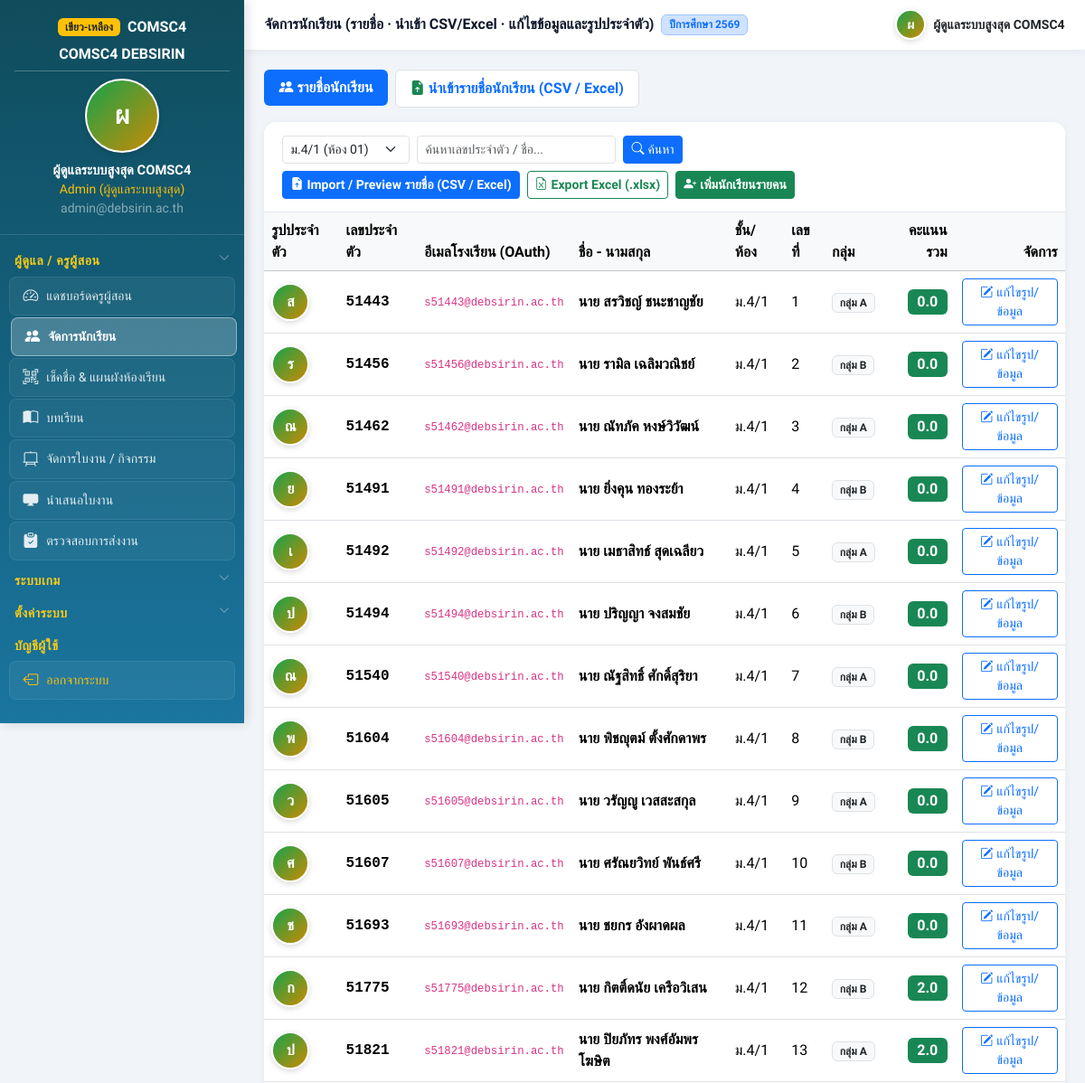
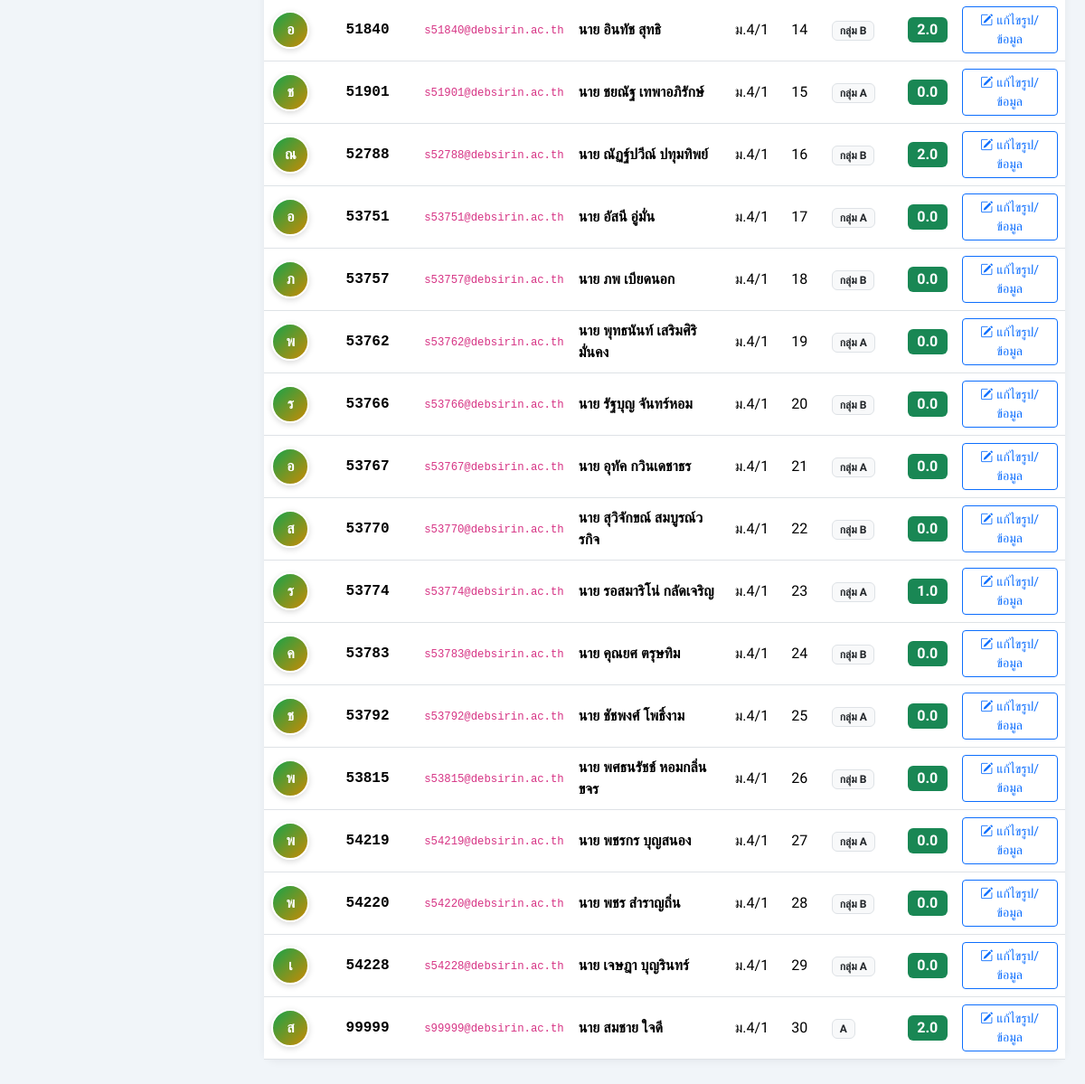
The app's page /teacher/students/ (signed in), older data (2 pictures, top to bottom).
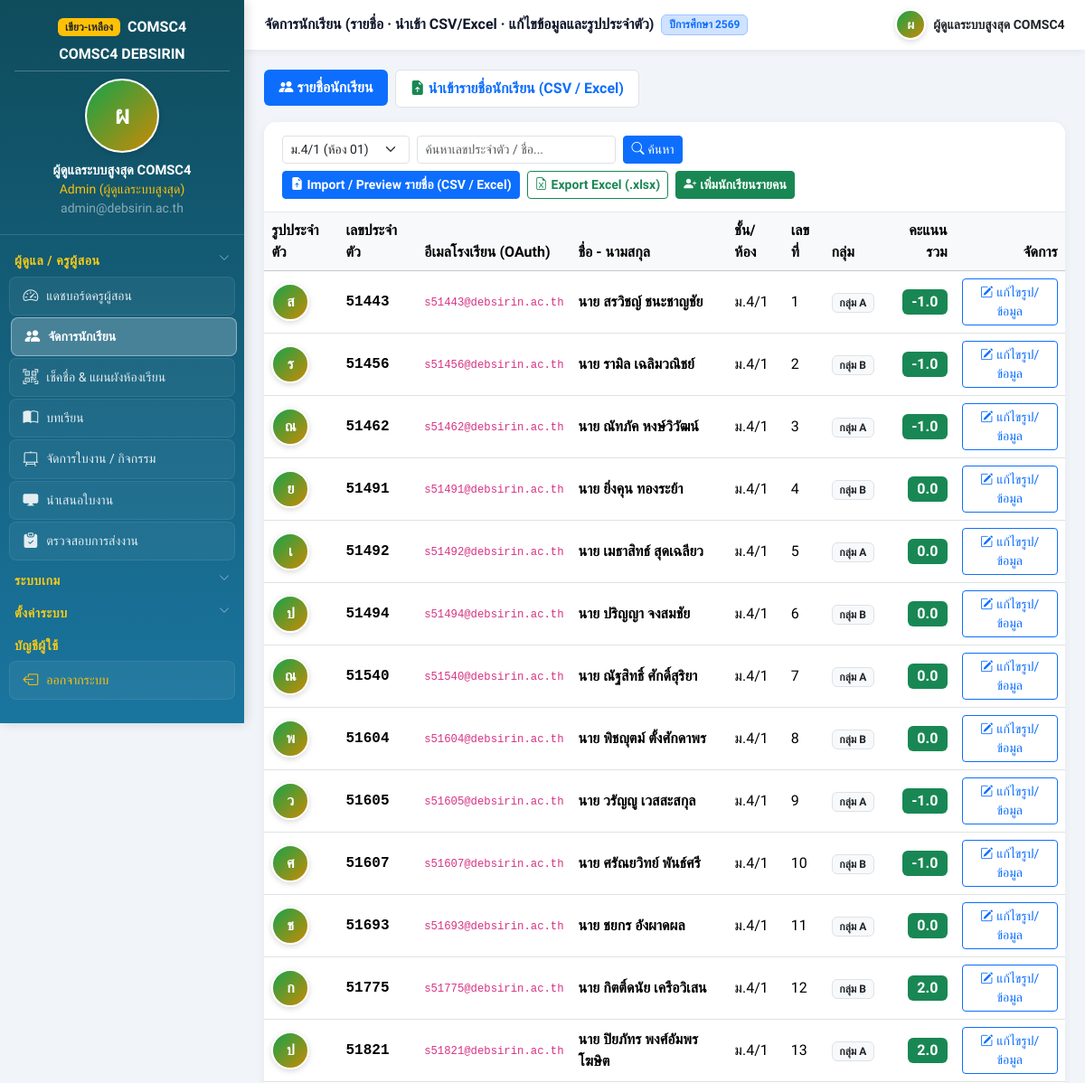
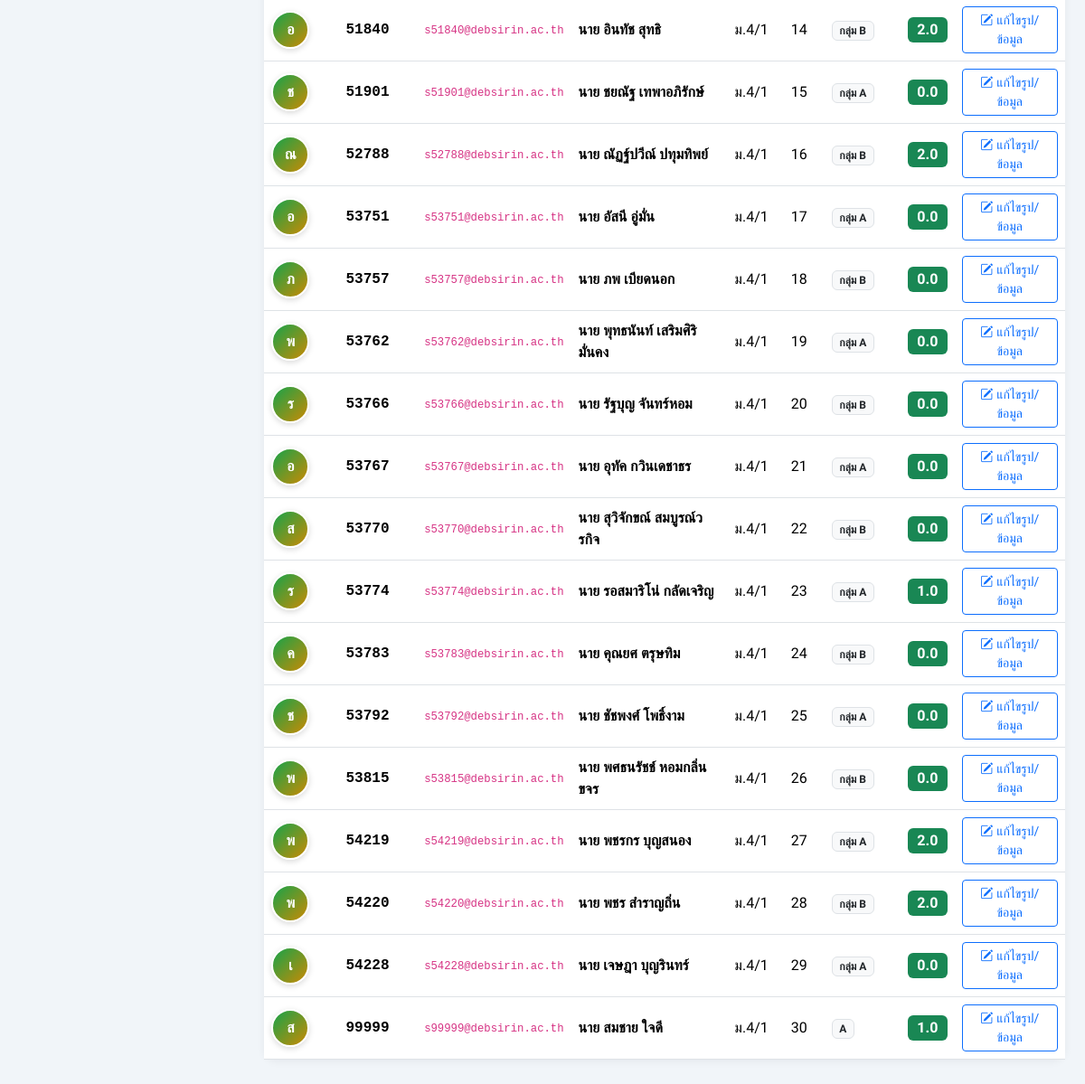
The same page, newer data (2 pictures, top to bottom).
### core/models.py (models this page shows, shortened)
class User(AbstractBaseUser, PermissionsMixin):
    ROLE_ADMIN = 'admin'
    ROLE_TEACHER = 'teacher'
    ROLE_STUDENT = 'student'
    ROLE_CHOICES = [
        (ROLE_ADMIN, 'Admin (ผู้ดูแลระบบสูงสุด)'),
        (ROLE_TEACHER, 'ผู้ดูแล / ครูผู้สอน'),
        (ROLE_STUDENT, 'นักเรียน'),
    ]
    username = models.CharField('ชื่อผู้ใช้ / รหัสอ้างอิง', max_length=100, unique=True)
    student_id = models.CharField('เลขประจำตัวนักเรียน (5 หลัก)', max_length=15, null=True, blank=True, db_index=True)
    email = models.EmailField('อีเมลโรงเรียน (@debsirin.ac.th)', max_length=150, blank=True, db_index=True)
    title_prefix = models.CharField('คำนำหน้า', max_length=30, blank=True)
    first_name = models.CharField('ชื่อ', max_length=150, blank=True)
    last_name = models.CharField('นามสกุล', max_length=150, blank=True)
    classroom = models.ForeignKey(
        'Classroom', null=True, blank=True, on_delete=models.SET_NULL,
        related_name='students', verbose_name='ชั้น/ห้อง'
    )
    room_code = models.CharField('รหัสห้อง (เช่น 01-14)', max_length=20, blank=True, db_index=True)
    class_number = models.PositiveIntegerField('เลขที่', default=0, db_index=True)
    group_name = models.CharField('กลุ่มเรียน/กลุ่มย่อย', max_length=50, blank=True, default='A')
    role = models.CharField('บทบาท', max_length=15, choices=ROLE_CHOICES, default=ROLE_STUDENT, db_index=True)
    academic_year = models.CharField('ปีการศึกษา', max_length=20, blank=True, default='2569', db_index=True)
    profile_photo = models.ImageField('รูปประจำตัว', upload_to='profiles/', null=True, blank=True)
    total_score = models.FloatField('คะแนนรวม', default=0.0, db_index=True)
    allow_google_oauth = models.BooleanField('อนุญาตล็อกอินด้วย Google OAuth', default=True)
    allow_password_login = models.BooleanField('อนุญาตล็อกอินด้วยรหัสผ่าน (กรณีพิเศษ)', default=False)
    current_session_key = models.CharField('Session ปัจจุบัน', max_length=100, blank=True)
    current_device_info = models.CharField('อุปกรณ์ปัจจุบัน', max_length=255, blank=True)
    is_active = models.BooleanField('เปิดใช้งาน', default=True)
    created_at = models.DateTimeField(auto_now_add=True)
    updated_at = models.DateTimeField(auto_now=True)
    objects = UserManager()
    USERNAME_FIELD = 'username'
    REQUIRED_FIELDS = []
    class Meta:
        verbose_name = 'ผู้ใช้'
        verbose_name_plural = 'ผู้ใช้'
        ordering = ['room_code', 'class_number', 'student_id', 'username']
        constraints = [
            models.UniqueConstraint(
                fields=['student_id', 'academic_year'],
                condition=Q(role='student', student_id__isnull=False) & ~Q(student_id=''),
                name='uniq_student_id_per_academic_year',
            ),
        ]
    def get_full_name(self):
        parts = [self.title_prefix, self.first_name, self.last_name]
        name = ' '.join(p.strip() for p in parts if p and p.strip())
        return name or self.username
    @property
    def room_display(self):
        if self.classroom:
            return self.classroom.name
        if self.room_code:
            return f'ม.4/{int(self.room_code)}' if self.room_code.isdigit() else self.room_code
        return '-'
    @property
    def is_admin_role(self):
        return self.role == self.ROLE_ADMIN
    @property
    def is_teacher_role(self):
        return self.role in (self.ROLE_ADMIN, self.ROLE_TEACHER)
    @property
    def is_student_role(self):
        return self.role == self.ROLE_STUDENT
    @property
    def avatar_url(self):
        if self.profile_photo:
            try:
                return self.profile_photo.url
            except Exception:
                pass
        if hasattr(self, 'profile_record') and self.profile_record.profile_image_url:
            return self.profile_record.profile_image_url
        return ''
    @property
    def avatar_initial(self):
        if self.first_name:
            return self.first_name[0].upper()
        if self.username:
            return self.username[0].upper()
        return 'S'

class Classroom(models.Model):
    BOARD_BOTTOM = 'bottom'
    BOARD_TOP = 'top'
    BOARD_CHOICES = [
        (BOARD_BOTTOM, 'กระดานดำ / หน้าชั้นเรียนอยู่ด้านล่างสุด (มุมมองจากหลังห้องไปหน้าห้อง)'),
        (BOARD_TOP, 'กระดานดำ / หน้าชั้นเรียนอยู่ด้านบนสุด'),
    ]
    code = models.CharField('รหัสห้อง (เช่น 01)', max_length=10, unique=True)
    name = models.CharField('ชื่อห้องเรียน (เช่น ม.4/1)', max_length=100)
    grade_level = models.CharField('ระดับชั้น', max_length=20, default='4')
    lab_room = models.ForeignKey(
        LabRoomLayout, null=True, blank=True, on_delete=models.SET_NULL,
        related_name='classrooms', verbose_name='แผนผังห้องที่ใช้เรียน'
    )
    seat_rows = models.PositiveSmallIntegerField('จำนวนแถวที่นั่ง', default=6)
    seat_cols = models.PositiveSmallIntegerField('จำนวนคอลัมน์ที่นั่ง', default=7)
    board_position = models.CharField(
        'ตำแหน่งกระดานดำ', max_length=15, choices=BOARD_CHOICES, default=BOARD_BOTTOM
    )
    layout_config = models.TextField(
        'การตั้งค่าผังที่นั่งเพิ่มเติม (JSON: disabled_seats, custom_labels, aisle_cols)',
        blank=True, default='{}'
    )
    is_active = models.BooleanField('เปิดใช้งาน', default=True)
    class Meta:
        ordering = ['code']
        verbose_name = 'ห้องเรียน'
        verbose_name_plural = 'ห้องเรียน'

### core/views.py (the view, shortened to what this page needs)
# urls.py: path('teacher/students/', views.teacher_students_view, name='teacher_students'),
@teacher_required
def teacher_students_view(request):
    cur_yr = get_current_academic_year()
    room_filter = request.GET.get('room', '01')
    q = (request.GET.get('q') or '').strip()
    qs = get_active_students_qs(cur_yr).select_related('classroom')
    if room_filter and room_filter != 'all':
        qs = qs.filter(room_code=room_filter)
    if q:
        qs = qs.filter(
            Q(student_id__icontains=q) | Q(first_name__icontains=q) | Q(last_name__icontains=q) | Q(email__icontains=q)
        )
    if request.GET.get('export') == 'xlsx':
        wb = students_export_workbook(qs.order_by('room_code', 'class_number', 'student_id'))
        return workbook_response(wb, f'รายชื่อนักเรียน_COMSC4_{room_filter}.xlsx')
    students = qs.order_by('room_code', 'class_number', 'student_id')[:200]
    classrooms = Classroom.objects.all()
    return render(request, 'teacher/students.html', {
        'students': students,
        'classrooms': classrooms,
        'selected_room': room_filter,
        'q': q,
    })

### core/models.py (called while the page is built)
    def get_theme_colors(self):
        colors = dict(self.DEFAULT_THEME_COLORS)
        try:
            parsed = json.loads(self.theme_colors_json or '{}')
            if isinstance(parsed, dict):
                for k, v in parsed.items():
                    if k in colors and isinstance(v, str) and re.match(r'^#[0-9a-fA-F]{6}$', v.strip()):
                        colors[k] = v.strip()
        except Exception:
            pass
        return colors

    @classmethod
    def get(cls):
        obj, _ = cls.objects.get_or_create(pk=1)
        return obj

### core/services.py (called while the page is built)
def get_current_academic_year():
    return (SystemSetting.get().current_academic_year or '2569').strip() or '2569'

def get_active_students_qs(academic_year=None, **extra_filters):
    yr = (academic_year or get_current_academic_year()).strip()
    return User.objects.filter(
        role=User.ROLE_STUDENT,
        academic_year=yr,
        is_active=True,
        **extra_filters,
    )

### templates/teacher/students.html (shortened to what this page needs)
{% extends 'base.html' %}
{% block page_header %}จัดการนักเรียน (รายชื่อ · นำเข้า CSV/Excel · แก้ไขข้อมูลและรูปประจำตัว){% endblock %}
{% block content %}
<ul class="nav nav-pills mb-3 gap-2">
  <li class="nav-item">
    <a class="nav-link active fw-bold" href="{% url 'core:teacher_students' %}">
      <i class="bi bi-people-fill me-1"></i>รายชื่อนักเรียน
    </a>
  </li>
  <li class="nav-item">
    <a class="nav-link bg-white border fw-bold" href="{% url 'core:teacher_import_students' %}">
      <i class="bi bi-file-earmark-arrow-up-fill text-success me-1"></i>นำเข้ารายชื่อนักเรียน (CSV / Excel)
    </a>
  </li>
</ul>
<div class="card mb-3">
  <div class="card-header d-flex flex-wrap justify-content-between align-items-center gap-2">
    <form method="get" class="d-flex flex-wrap gap-2 align-items-center">
      <select name="room" class="form-select form-select-sm" style="width:auto;" onchange="this.form.submit()">
        {% for c in classrooms %}
        <option value="{{ c.code }}" {% if c.code == selected_room %}selected{% endif %}>{{ c.name }} (ห้อง {{ c.code }})</option>
        {% endfor %}
      </select>
      <input type="text" name="q" class="form-control form-control-sm" style="width:220px;" placeholder="ค้นหาเลขประจำตัว / ชื่อ..." value="{{ q }}">
      <button type="submit" class="btn btn-sm btn-primary"><i class="bi bi-search me-1"></i>ค้นหา</button>
    </form>
    <div class="d-flex flex-wrap gap-2">
      <a href="{% url 'core:teacher_import_students' %}" class="btn btn-sm btn-primary fw-bold">
        <i class="bi bi-file-earmark-arrow-up-fill me-1"></i>Import / Preview รายชื่อ (CSV / Excel)
      </a>
      <a href="?room={{ selected_room }}&q={{ q }}&export=xlsx" class="btn btn-sm btn-outline-success fw-bold">
        <i class="bi bi-file-earmark-excel me-1"></i>Export Excel (.xlsx)
      </a>
      <button type="button" class="btn btn-sm btn-success fw-bold" data-bs-toggle="modal" data-bs-target="#addStudentModal">
        <i class="bi bi-person-plus-fill me-1"></i>เพิ่มนักเรียนรายคน
      </button>
    </div>
  </div>
  <div class="card-body p-0">
    <div class="table-responsive">
      <table class="table table-hover align-middle mb-0">
        <thead class="table-light">
          <tr>
            <th>รูปประจำตัว</th>
            <th>เลขประจำตัว</th>
            <th>อีเมลโรงเรียน (OAuth)</th>
            <th>ชื่อ - นามสกุล</th>
            <th>ชั้น/ห้อง</th>
            <th>เลขที่</th>
            <th>กลุ่ม</th>
            <th class="text-end">คะแนนรวม</th>
            <th class="text-end">จัดการ</th>
          </tr>
        </thead>
        <tbody>
          {% for st in students %}
          <tr>
            <td>
              {% if st.avatar_url %}
                <img src="{{ st.avatar_url }}" class="avatar-circle" style="width:42px;height:42px;">
              {% else %}
                <span class="avatar-circle" style="width:42px;height:42px;">{{ st.avatar_initial }}</span>
              {% endif %}
            </td>
            <td class="fw-bold font-monospace">{{ st.student_id }}</td>
            <td class="small text-success"><code>{{ st.email }}</code></td>
            <td class="fw-semibold">{{ st.get_full_name }}</td>
            <td>{{ st.room_display }}</td>
            <td>{{ st.class_number }}</td>
            <td><span class="badge bg-light text-dark border">{{ st.group_name }}</span></td>
            <td class="text-end"><span class="badge bg-success fs-6">{{ st.total_score|floatformat:1 }}</span></td>
            <td class="text-end">
              <a href="{% url 'core:teacher_student_edit' st.id %}" class="btn btn-sm btn-outline-primary">
                <i class="bi bi-pencil-square me-1"></i>แก้ไขรูป/ข้อมูล
              </a>
            </td>
          </tr>
          {% empty %}
          <tr><td colspan="9" class="text-center text-muted py-4">ไม่พบข้อมูลนักเรียน</td></tr>
          {% endfor %}
        </tbody>
      </table>
    </div>
  </div>
</div>
{% endblock %}

Row changes from the older to the newer data that the page shows:
changed User "นาย สรวิชญ์ ชนะชาญชัย": total_score "0.0" → "-1.0"
changed User "นาย รามิล เฉลิมวณิชย์": total_score "0.0" → "-1.0"
changed User "นาย ณัทภัค หงษ์วิวัฒน์": total_score "0.0" → "-1.0"
changed User "นาย วรัญญู เวสสะสกุล": total_score "0.0" → "-1.0"
changed User "นาย ศรัณยวิทย์ พันธ์ศรี": total_score "0.0" → "-1.0"
changed User "นาย พชรกร บุญสนอง": total_score "0.0" → "2.0"
changed User "นาย พชร สำราญถิ่น": total_score "0.0" → "2.0"
changed User "นาย สมชาย ใจดี": total_score "2.0" → "1.0"
